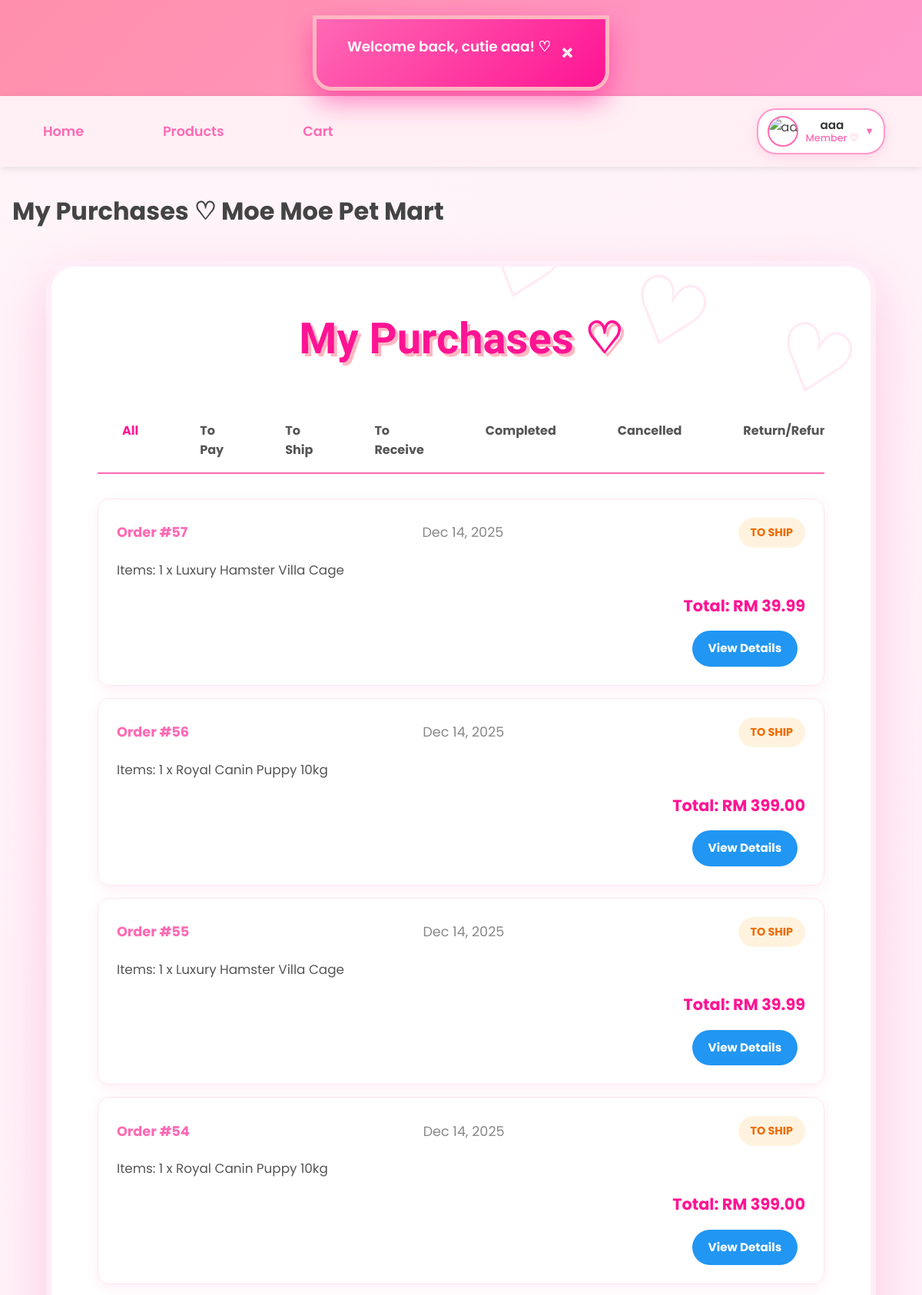
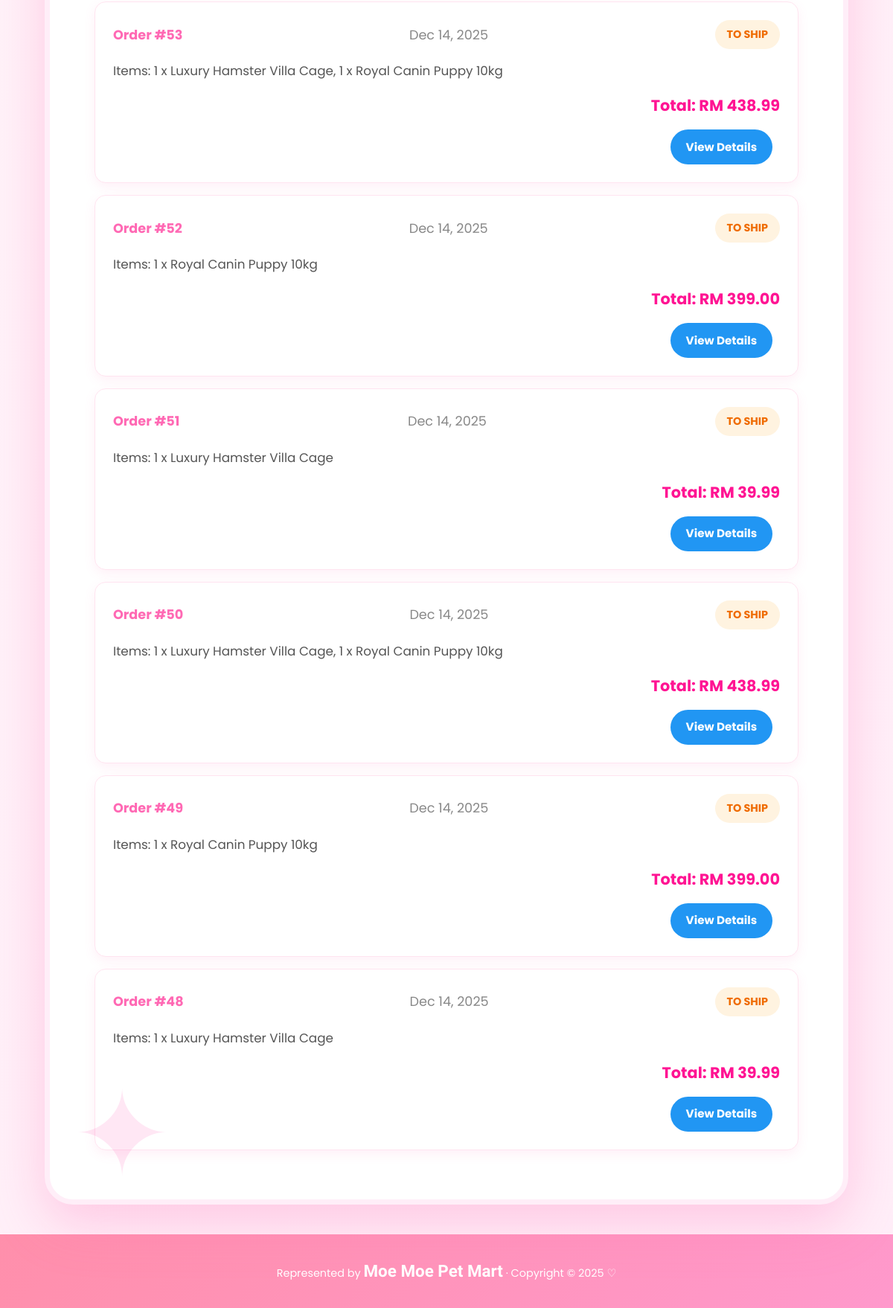
The page /member/my_purchase.php (signed in) on the database its author committed (2 pictures, top to bottom).
### tables this page shows
CREATE TABLE `orders` (
  `order_id` int(11) NOT NULL,
  `user_id` int(11) NOT NULL,
  `total_amount` decimal(10,2) NOT NULL,
  `payment_method` varchar(50) DEFAULT NULL,
  `card_last4` varchar(4) DEFAULT NULL,
  `qr_code` text DEFAULT NULL,
  `qr_generated_at` datetime DEFAULT NULL,
  `order_date` datetime NOT NULL DEFAULT current_timestamp(),
  `order_status` varchar(50) DEFAULT 'Pending Payment',
  `status` enum('Pending Payment','To Ship','Shipped','Completed','Cancelled','Return/Refund') NOT NULL DEFAULT 'Pending Payment'
);

### _base.php (called while the page is built, shortened)
<?php
function get($key, $value = null) {
    $value = $_GET[$key] ?? $value;
    return is_array($value) ? array_map('trim', $value) : trim($value);
}
function encode($value) {
    return htmlentities($value);
}

### member/my_purchase.php (the view, shortened to what this page needs)
<?php
require '../_base.php';
include '../_head.php';
$user = current_user();
$tab = get('tab', 'all');
$statuses = [
    'all' => 'All',
    'to_pay' => 'To Pay',
    'to_ship' => 'To Ship',
    'to_receive' => 'To Receive',
    'completed' => 'Completed',
    'cancelled' => 'Cancelled',
    'return_refund' => 'Return/Refund'
];
$where = 'WHERE o.user_id = ?';
$params = [$user->id];
$sql = "SELECT o.*, GROUP_CONCAT(CONCAT(oi.quantity, ' x ', p.product_name) SEPARATOR ', ') AS items_summary
        FROM orders o
        LEFT JOIN order_items oi ON o.order_id = oi.order_id
        LEFT JOIN product p ON oi.product_id = p.product_id
        $where
        GROUP BY o.order_id
        ORDER BY o.order_date DESC";
$stm = $_db->prepare($sql);
$stm->execute($params);
$orders = $stm->fetchAll();
?>
<div class="container">
    <h2>My Purchases ♡</h2>
    <div class="purchase-tabs">
        <?php foreach ($statuses as $key => $label): ?>
            <a href="?tab=<?= $key ?>" class="<?= $tab === $key ? 'active' : '' ?>">
                <?= $label ?>
            </a>
        <?php endforeach; ?>
    </div>
    <?php if (empty($orders)): ?>
        <div class="empty-purchases">
            <img src="/images/empty-cart.png" alt="No purchases" style="width: 200px; opacity: 0.8;">
            <p>No purchases in this category yet~ ♡</p>
            <a href="products.php" class="btn btn-primary">Shop Now ♡</a>
        </div>
    <?php else: ?>
        <div class="purchase-list">
            <?php foreach ($orders as $order): ?>
                <div class="purchase-card">
                    <div class="order-header">
                        <span class="order-id">Order #<?= $order->order_id ?></span>
                        <span class="order-date"><?= date('M d, Y', strtotime($order->order_date)) ?></span>
                        <span class="order-status <?= strtolower(str_replace(' ', '-', $order->status)) ?>">
                            <?= $order->order_status ?>
                        </span>
                    </div>
                    <div class="order-items">
                        <p>Items: <?= encode($order->items_summary ?? 'No items') ?></p>
                    </div>
                    <div class="order-total">
                        Total: RM <?= number_format($order->total_amount, 2) ?>
                    </div>
                    <div class="order-actions">
                        <a href="order_detail.php?id=<?= $order->order_id ?>" class="btn btn-detail">View Details</a>
                    </div>
                </div>
            <?php endforeach; ?>
        </div>
    <?php endif; ?>
</div>
<?php include '../_foot.php'; ?>

### member/my_purchase.php (style rules this page uses)
.purchase-tabs { display: flex; gap: 1rem; margin: 2rem 0; border-bottom: 2px solid #ff69b4; overflow-x: auto; }
.purchase-tabs a { padding: 1rem 2rem; text-decoration: none; color: #555; font-weight: bold; position: relative; }
.purchase-tabs a.active { color: #ff1493; }
.purchase-tabs a.active::after { content: ''; position: absolute; bottom: -2px; left: 0; width: 100%; height: 2px; background: #ff1493; }
.purchase-card { background: white; border-radius: 15px; padding: 1.5rem; margin: 1rem 0; box-shadow: 0 5px 15px rgba(255,105,180,0.1); }
.order-header { display: flex; justify-content: space-between; align-items: center; margin-bottom: 1rem; font-size: 1.1rem; }
.order-id { font-weight: bold; color: #ff69b4; }
.order-status { padding: 0.5rem 1rem; border-radius: 20px; font-size: 0.9rem; text-transform: uppercase; }
.order-status.pending-payment { background: #fff3e0; color: #ef6c00; }
.order-items { margin: 1rem 0; color: #555; }
.order-total { font-size: 1.3rem; font-weight: bold; color: #ff1493; text-align: right; margin: 1rem 0; }
.order-actions { display: flex; gap: 1rem; justify-content: flex-end; }
.btn-detail { background: #2196f3; color: white; }

### rows shown on the page
orders: order_id "57", order_date "Dec 14, 2025", order_status "TO SHIP", items_summary "1 x Luxury Hamster Villa Cage", total_amount "39.99"
orders: order_id "56", order_date "Dec 14, 2025", order_status "TO SHIP", items_summary "1 x Royal Canin Puppy 10kg", total_amount "399.00"
orders: order_id "55", order_date "Dec 14, 2025", order_status "TO SHIP", items_summary "1 x Luxury Hamster Villa Cage", total_amount "39.99"
orders: order_id "54", order_date "Dec 14, 2025", order_status "TO SHIP", items_summary "1 x Royal Canin Puppy 10kg", total_amount "399.00"
orders: order_id "53", order_date "Dec 14, 2025", order_status "TO SHIP", items_summary "1 x Luxury Hamster Villa Cage, 1 x Royal Canin Puppy 10kg", total_amount "438.99"
orders: order_id "52", order_date "Dec 14, 2025", order_status "TO SHIP", items_summary "1 x Royal Canin Puppy 10kg", total_amount "399.00"
orders: order_id "51", order_date "Dec 14, 2025", order_status "TO SHIP", items_summary "1 x Luxury Hamster Villa Cage", total_amount "39.99"
orders: order_id "50", order_date "Dec 14, 2025", order_status "TO SHIP", items_summary "1 x Luxury Hamster Villa Cage, 1 x Royal Canin Puppy 10kg", total_amount "438.99"
orders: order_id "49", order_date "Dec 14, 2025", order_status "TO SHIP", items_summary "1 x Royal Canin Puppy 10kg", total_amount "399.00"
orders: order_id "48", order_date "Dec 14, 2025", order_status "TO SHIP", items_summary "1 x Luxury Hamster Villa Cage", total_amount "39.99"

### other values the page prints
$displayName "aaa"
$roleText "Member ♡"
$_title "My Purchases ♡ Moe Moe Pet Mart"
$label "All"
$label "To Pay"
$label "To Ship"
$label "To Receive"
$label "Completed"
$label "Cancelled"
